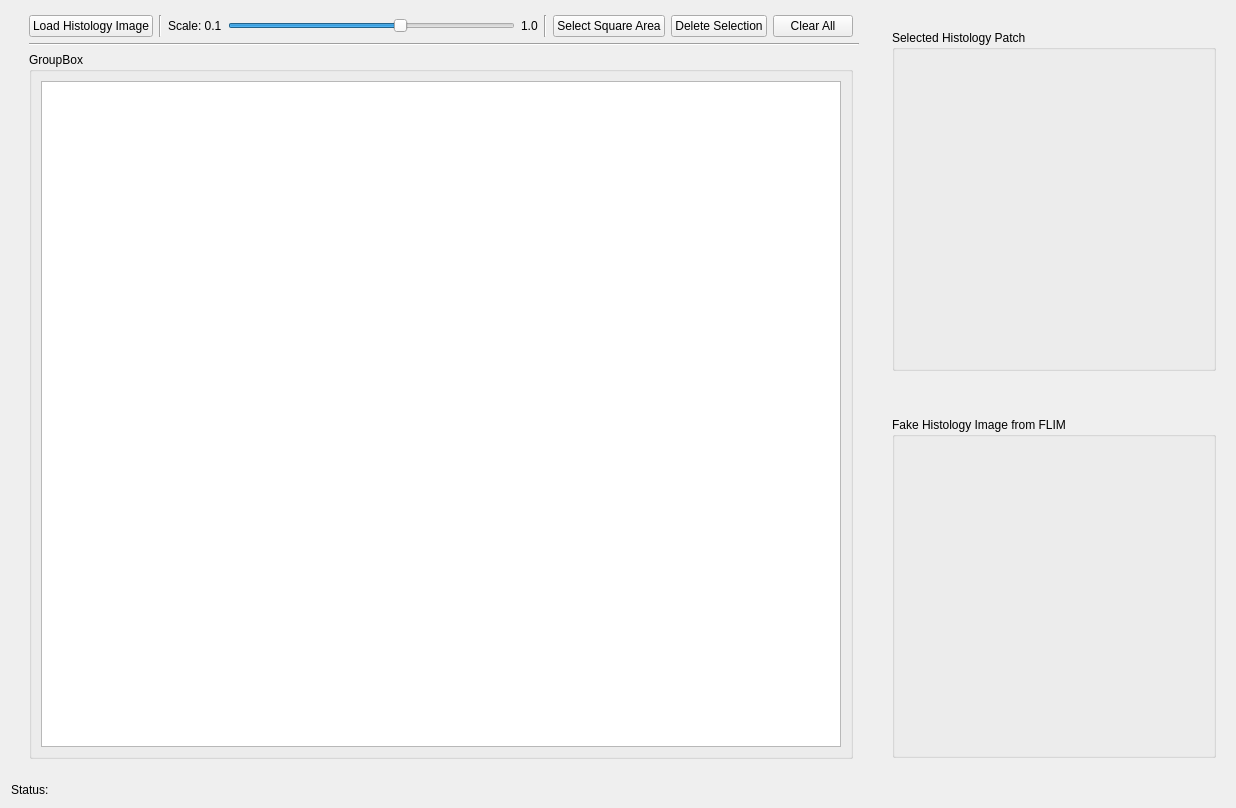
<?xml version="1.0" encoding="UTF-8"?>
<ui version="4.0">
 <class>Form</class>
 <widget class="QWidget" name="Form">
  <property name="geometry">
   <rect>
    <x>0</x>
    <y>0</y>
    <width>1224</width>
    <height>805</height>
   </rect>
  </property>
  <property name="windowTitle">
   <string>Form</string>
  </property>
  <layout class="QGridLayout" name="gridLayout_4">
   <item row="0" column="0">
    <widget class="QWidget" name="widget_3" native="true">
     <layout class="QVBoxLayout" name="verticalLayout">
      <property name="topMargin">
       <number>2</number>
      </property>
      <item>
       <widget class="QWidget" name="widget" native="true">
        <layout class="QGridLayout" name="gridLayout">
         <property name="topMargin">
          <number>2</number>
         </property>
         <item row="3" column="0" colspan="9">
          <widget class="QGroupBox" name="groupBox_3">
           <property name="title">
            <string>GroupBox</string>
           </property>
           <layout class="QHBoxLayout" name="horizontalLayout_2">
            <item>
             <widget class="QGraphicsView" name="histologyImageView">
              <property name="minimumSize">
               <size>
                <width>800</width>
                <height>600</height>
               </size>
              </property>
             </widget>
            </item>
           </layout>
          </widget>
         </item>
         <item row="0" column="1">
          <widget class="Line" name="line_2">
           <property name="orientation">
            <enum>Qt::Vertical</enum>
           </property>
          </widget>
         </item>
         <item row="0" column="5">
          <widget class="Line" name="line_3">
           <property name="orientation">
            <enum>Qt::Vertical</enum>
           </property>
          </widget>
         </item>
         <item row="0" column="6">
          <widget class="QPushButton" name="selectSquareAreaButton">
           <property name="text">
            <string>Select Square Area</string>
           </property>
          </widget>
         </item>
         <item row="0" column="3">
          <widget class="QSlider" name="scaleSlider">
           <property name="pageStep">
            <number>5</number>
           </property>
           <property name="value">
            <number>60</number>
           </property>
           <property name="orientation">
            <enum>Qt::Horizontal</enum>
           </property>
          </widget>
         </item>
         <item row="0" column="7">
          <widget class="QPushButton" name="deleteSelectionButton">
           <property name="text">
            <string>Delete Selection</string>
           </property>
          </widget>
         </item>
         <item row="2" column="0" colspan="10">
          <widget class="Line" name="line">
           <property name="orientation">
            <enum>Qt::Horizontal</enum>
           </property>
          </widget>
         </item>
         <item row="0" column="0">
          <widget class="QPushButton" name="pushButton">
           <property name="text">
            <string>Load Histology Image</string>
           </property>
          </widget>
         </item>
         <item row="0" column="2">
          <widget class="QLabel" name="label">
           <property name="text">
            <string>Scale: 0.1</string>
           </property>
          </widget>
         </item>
         <item row="0" column="4">
          <widget class="QLabel" name="label_2">
           <property name="text">
            <string>1.0</string>
           </property>
          </widget>
         </item>
         <item row="0" column="8">
          <widget class="QPushButton" name="clearAllButton">
           <property name="text">
            <string>Clear All</string>
           </property>
          </widget>
         </item>
        </layout>
       </widget>
      </item>
     </layout>
    </widget>
   </item>
   <item row="0" column="1">
    <widget class="QWidget" name="widget_2" native="true">
     <property name="sizePolicy">
      <sizepolicy hsizetype="Minimum" vsizetype="Minimum">
       <horstretch>0</horstretch>
       <verstretch>0</verstretch>
      </sizepolicy>
     </property>
     <layout class="QVBoxLayout" name="verticalLayout_2">
      <item>
       <spacer name="verticalSpacer">
        <property name="orientation">
         <enum>Qt::Vertical</enum>
        </property>
        <property name="sizeType">
         <enum>QSizePolicy::Expanding</enum>
        </property>
        <property name="sizeHint" stdset="0">
         <size>
          <width>20</width>
          <height>10</height>
         </size>
        </property>
       </spacer>
      </item>
      <item>
       <widget class="QGroupBox" name="groupBox">
        <property name="title">
         <string>Selected Histology Patch</string>
        </property>
        <layout class="QGridLayout" name="gridLayout_3">
         <item row="0" column="0">
          <widget class="QLabel" name="selectedHistologyPatchView">
           <property name="minimumSize">
            <size>
             <width>300</width>
             <height>300</height>
            </size>
           </property>
           <property name="text">
            <string/>
           </property>
          </widget>
         </item>
        </layout>
       </widget>
      </item>
      <item>
       <spacer name="verticalSpacer_3">
        <property name="orientation">
         <enum>Qt::Vertical</enum>
        </property>
        <property name="sizeType">
         <enum>QSizePolicy::Preferred</enum>
        </property>
        <property name="sizeHint" stdset="0">
         <size>
          <width>20</width>
          <height>40</height>
         </size>
        </property>
       </spacer>
      </item>
      <item>
       <widget class="QGroupBox" name="groupBox_2">
        <property name="title">
         <string>Fake Histology Image from FLIM</string>
        </property>
        <layout class="QGridLayout" name="gridLayout_2">
         <item row="0" column="0">
          <widget class="QLabel" name="fakeHistologyImageView">
           <property name="minimumSize">
            <size>
             <width>300</width>
             <height>300</height>
            </size>
           </property>
           <property name="text">
            <string/>
           </property>
          </widget>
         </item>
        </layout>
       </widget>
      </item>
      <item>
       <spacer name="verticalSpacer_2">
        <property name="orientation">
         <enum>Qt::Vertical</enum>
        </property>
        <property name="sizeType">
         <enum>QSizePolicy::Expanding</enum>
        </property>
        <property name="sizeHint" stdset="0">
         <size>
          <width>20</width>
          <height>10</height>
         </size>
        </property>
       </spacer>
      </item>
     </layout>
    </widget>
   </item>
   <item row="1" column="0" colspan="2">
    <widget class="QLabel" name="statusLabel">
     <property name="text">
      <string>Status: </string>
     </property>
    </widget>
   </item>
  </layout>
 </widget>
 <resources/>
 <connections/>
</ui>
